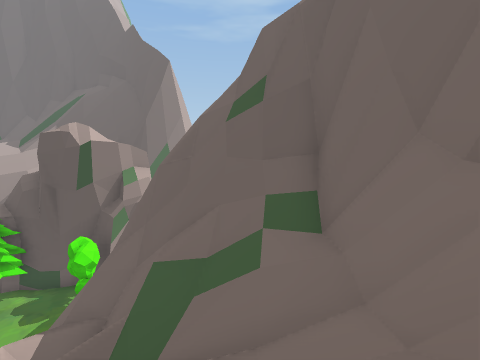
view 1 (above)

17 first-person views from a walk through a 3-D level made in the Unity game engine. The camera is 1.2 m above the floor, tilts 4° down and sees 85° across. The floor is counted in squares, 2 m on a side. Each view is taken from the middle of a square. On the plan, view 1 faces up. The plan holds only what a view shows up to about 9 squares ahead; the rest is blank. The place goes on beyond the plan. The player is left out. Some animated figures are not drawn.

view 2
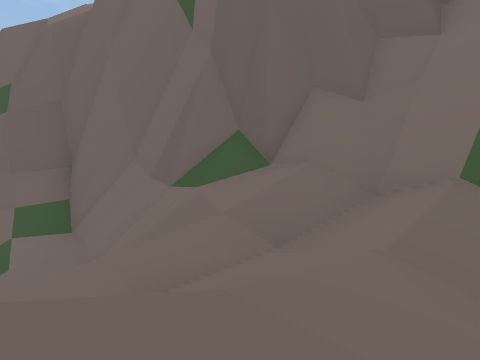

view 3
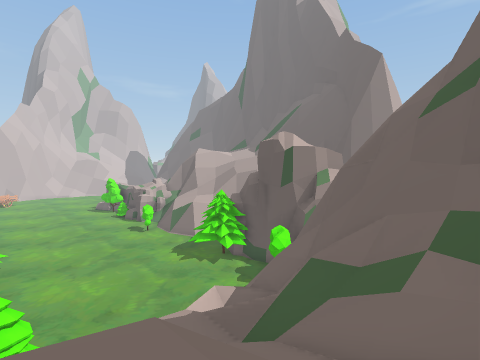

view 4
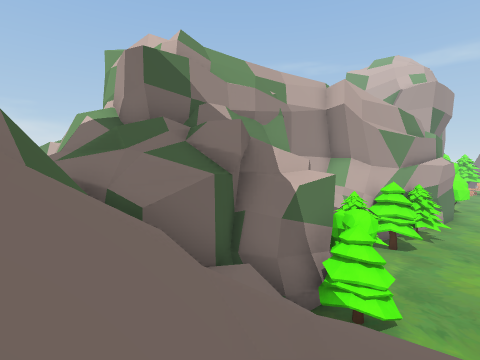

view 5
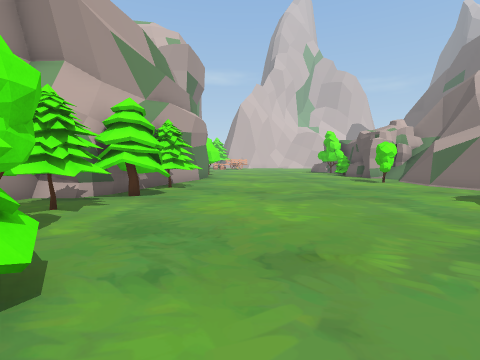

view 6
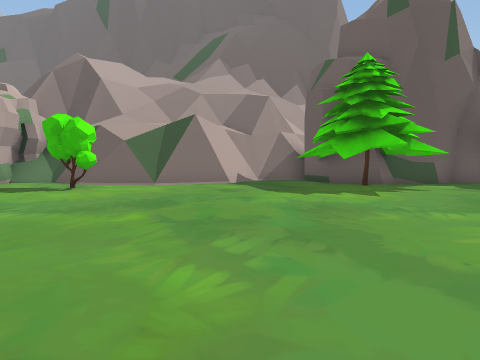

view 7
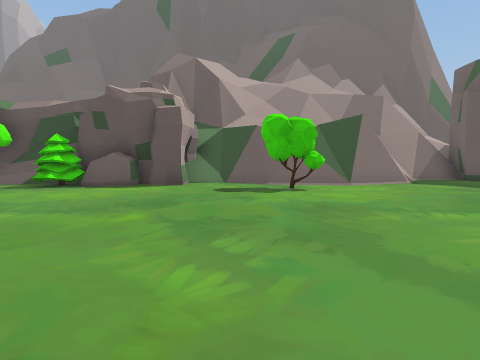

view 8
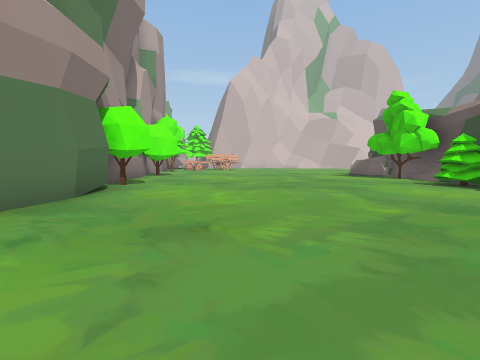

view 9
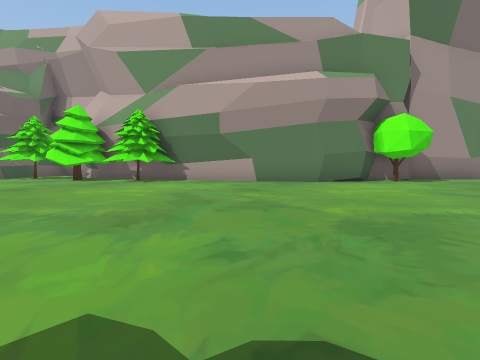

view 10
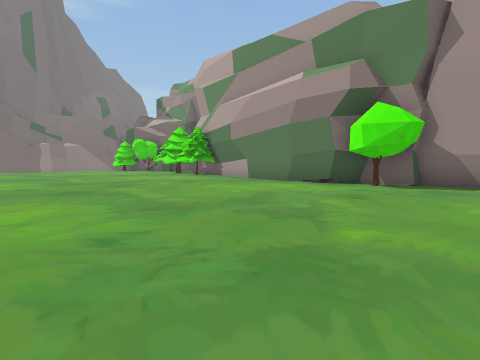

view 11
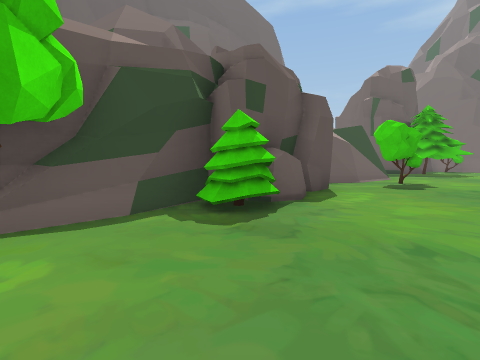

view 12
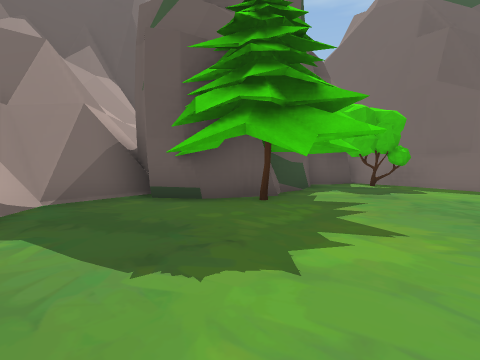

view 13
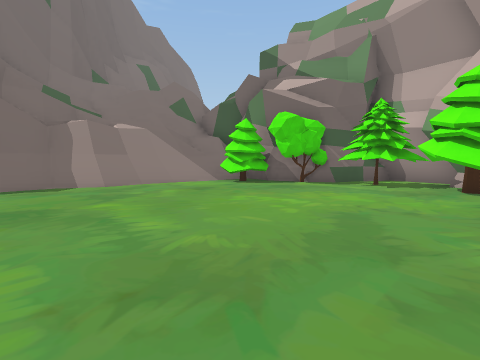

view 14
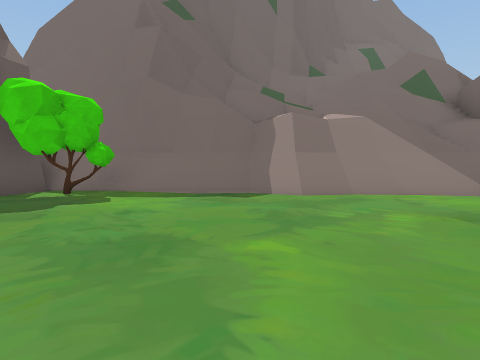

view 15
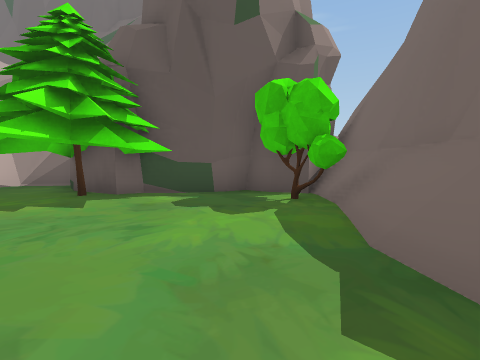

view 16
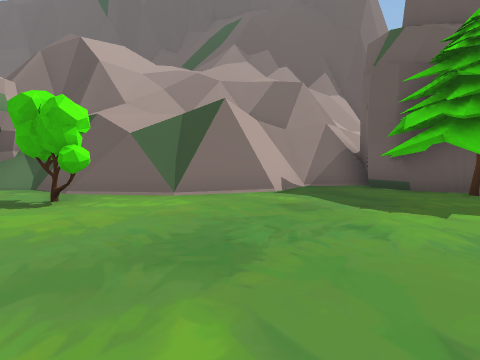

view 17
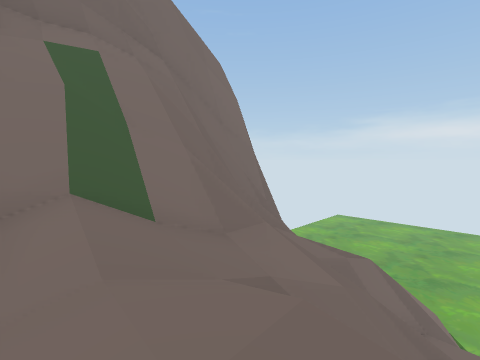

### Floor plan
Key: @ floor where view 1 was taken; # wall or solid block; . main floor; : floor 3.25 m higher than the main floor; + floor 4 m higher than the main floor; * floor 5.5 m higher than the main floor; % floor 6.75 m higher than the main floor; & floor 7.25 m higher than the main floor; $ floor 8 m higher than the main floor; / step, stairs or slope; = window, fence, low wall or low ledge; ^ raised ledge; v drop or lower ground; T tree; R rock.
Columns run from 24 left of view 1 to 6 right of it. Each row starts with its distance up from view 1.
 18              =
 17              /v
 16               /&
 15               v*+
 14    =/v         +:
 13     v^=#///===vv
 12     ###//+  /##
 11      RR=//+/###     ##
 10 ###R R/#v/=##.## #####
  9 T.TTRR..####..T###.##^
  8 ..T.....TT....T.T..T#^
  7 ....................#^^
  6 .................../=^#^^^^
  5 .................../==v///^
  4 .................../==////^
  3 ...................//=///=^^
  2 ...................///////=#^
  1 ..................T/////=///#^
  0 ..T#####..TTTT...TT/#= /@$//=^
 -1 ####   #####TTTTT#####==////=^^
 -2            ###T### ####v////=#^
 -3              ###      #  ////^
 -4                          //==^
 -5                         ///#=^
 -6                         v=v%v^^
 -7                         v=v v#^
 -8                         vv   v#

Where each view was taken, in squares from view 1:
view 1: 0 up, 0 right, facing up
view 2: 2 down, 0 right, facing up-right
view 3: 0 up, 1 right, facing up-left
view 4: 2 up, 1 left, facing down-left
view 5: 2 up, 5 left, facing left
view 6: 2 up, 12 left, facing up
view 7: 2 up, 17 left, facing up
view 8: 3 up, 15 left, facing left
view 9: 8 up, 17 left, facing down
view 10: 7 up, 24 left, facing down-right
view 11: 6 up, 24 left, facing up-right
view 12: 6 up, 12 left, facing up-right
view 13: 6 up, 12 left, facing down-right
view 14: 5 up, 10 left, facing right
view 15: 4 up, 6 left, facing up
view 16: 4 up, 13 left, facing up
view 17: 1 down, 0 right, facing down-right
